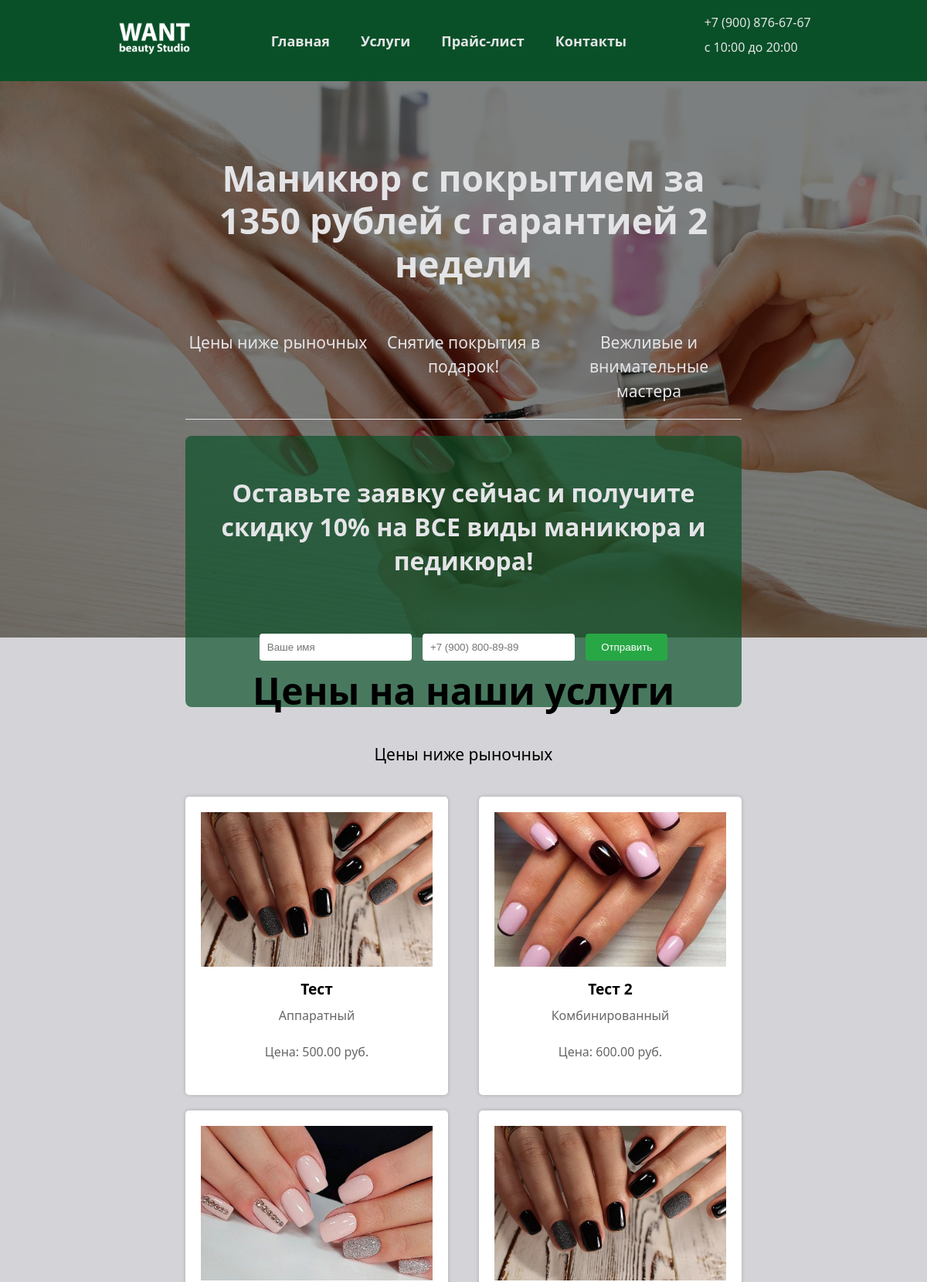
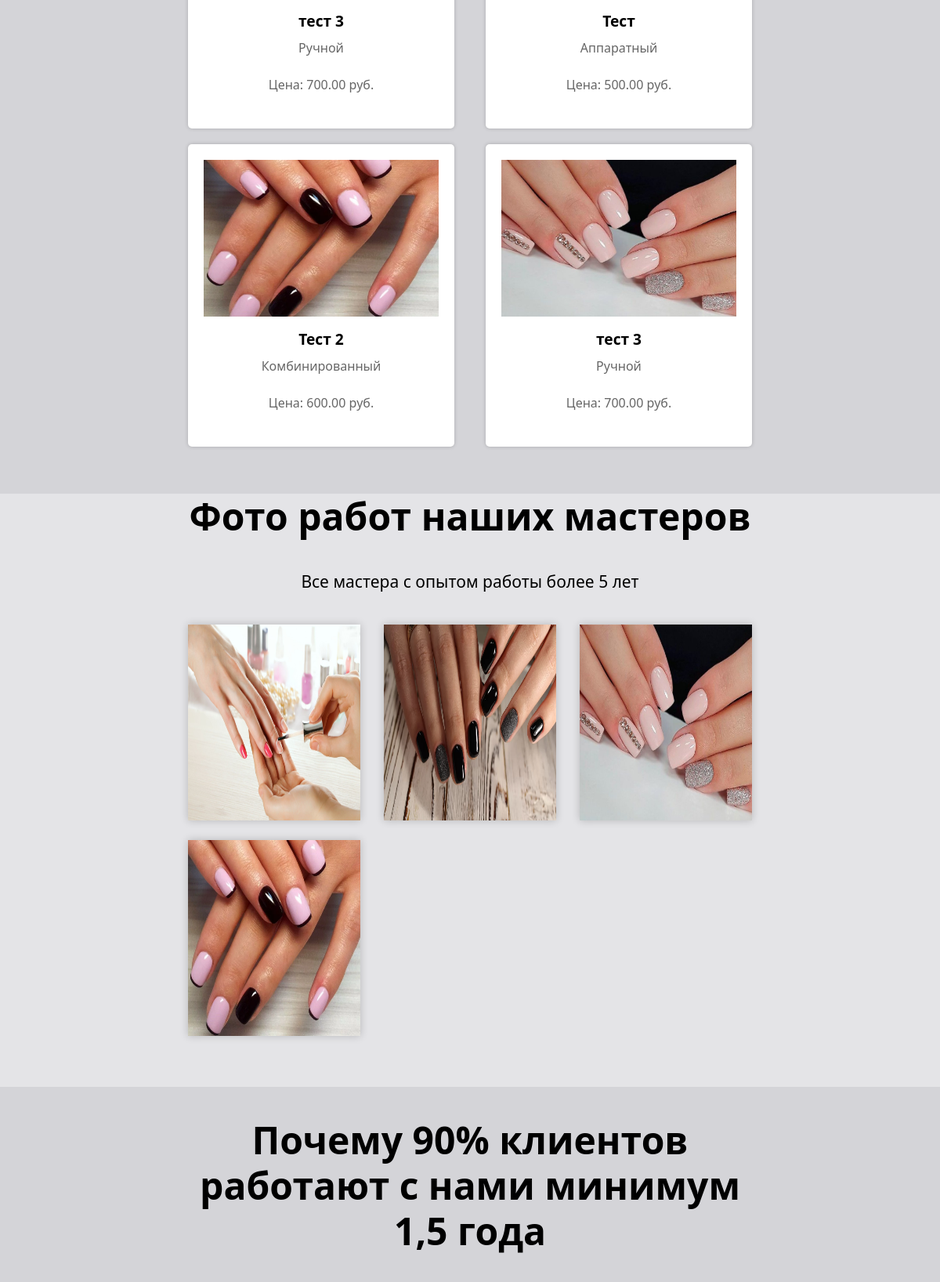
The page / (upper part) on the database its author committed (2 pictures, top to bottom).
### tables this page shows
CREATE TABLE `Services` (
  `id` int NOT NULL,
  `name` varchar(255) DEFAULT NULL,
  `type` enum('Ручной','Аппаратный','Ручной/Аппаратный','Комбинированный') DEFAULT NULL,
  `image_path` varchar(255) DEFAULT NULL,
  `price` decimal(10,2) DEFAULT NULL
);

CREATE TABLE `Works` (
  `id` int NOT NULL,
  `image_path` varchar(255) DEFAULT NULL
);

### index.php (the view, shortened to what this page needs)
<!DOCTYPE html>
<html lang="en">
<head>
    <link rel="stylesheet" href="css/index.css">
</head>
<body>
    <header>
        <div class="menu">
            <div class="logo">
                <img src="img/logo.png">
            </div>
            <div class="navigate">
                <ul>
                    <li><a href="index.php">Главная</a></li>
                    <li><a href="index.php#service">Услуги</a></li>
                    <li><a href="index.php#works">Прайс-лист</a></li>
                    <li><a href="kontakt.php">Контакты</a></li>
                </ul>
            </div>
            <div class="nomer">
                <a href="tel:89008766767">+7 (900) 876-67-67</a>
                <p>с 10:00 до 20:00</p>
            </div>
        </div>
    </header>
    <section class="zapis">
        <div class="zapis-flex">
            <div class="zapis-zaglav">
                <h2>Маникюр с покрытием за 1350 рублей с гарантией 2 недели</h2>
            </div>
            <div class="zapis-info">
                <p>Цены ниже рыночных</p>
                <p>Снятие покрытия в подарок!</p>
                <p>Вежливые и внимательные мастера</p>
            </div>
            <div class="zapis-forma">
                <h3>Оставьте заявку сейчас и получите скидку 10% на ВСЕ виды маникюра и педикюра!</h3>
                            <form id="appointmentForm">
                    <input type="text" id="nameInput" placeholder="Ваше имя" required>
                    <input type="tel" id="phoneInput" placeholder="+7 (900) 800-89-89" required>
                    <button type="submit">Отправить</button>
                </form>
            </div>
        </div>
    </section>
    <section id="service" class="price">
        <h1>Цены на наши услуги</h1>
        <p>Цены ниже рыночных</p>
        <?php
    $servername = "127.0.0.1";
    $username = "root";
    $password = "root";
    $dbname = "zarap";
    $port = 3306;
    $conn = new mysqli($servername, $username, $password, $dbname, $port);
    $result = $conn->query("SELECT * FROM Services");
    if ($result->num_rows > 0) {
        echo '<div class="service-cards">';
        while ($row = $result->fetch_assoc()) {
            echo '<div class="service-card">';
            echo '<img src="' . $row["image_path"] . '" alt="' . $row["name"] . '">';
            echo '<h2>' . $row["name"] . '</h2>';
            echo '<p>' . $row["type"] . '</p>';
            echo '<p>Цена: ' . $row["price"] . ' руб.</p>';
            echo '</div>';
        }
        echo '</div>';
    } else {
        echo "Услуг пока нет.";
    }
    ?>
    </section>
    <section id="works" class="works">
        <div class="works-master">
            <h1>Фото работ наших мастеров</h1>
            <p>Все мастера с опытом работы более 5 лет</p>
            <div class="work-images">
                <?php
                $servername = "127.0.0.1";
                $username = "root";
                $password = "root";
                $dbname = "zarap";
                $port = 3306;
                $conn = new mysqli($servername, $username, $password, $dbname, $port);
                $result = $conn->query("SELECT * FROM Works");
                if ($result->num_rows > 0) {
                    while ($row = $result->fetch_assoc()) {
                        echo '<div class="work-image">
                                <img src="' . $row["image_path"] . '" alt="Работа мастера">
                              </div>';
                    }
                } else {
                    echo "Фотографий нет";
                }
                ?>
            </div>
        </div>
    </section>
    <section class="about-min">
        <div class="about">
            <h1>Почему 90% клиентов работают с нами минимум 1,5 года</h1>
        </div>
    </section>
</body>
</html>

### css/index.css (style rules this page uses)
body { margin: 0; padding: 0; font-family: 'Segoe UI', Tahoma, Geneva, Verdana, sans-serif; background-color: #d4d4d8; }
header { background-color: #095028; }
.logo img { width: 100px; height: auto; }
.menu { display: flex; justify-content: space-around; align-items: center; width: 80%; margin: 0 auto; }
.navigate ul { display: flex; }
.navigate ul>li { margin-right: 40px; list-style: none; }
.navigate ul>li>a { text-decoration: none; color: #e4e4e7; font-size: 18px; font-weight: 600; }
.nomer { color: #e4e4e7; line-height: 1; }
.nomer a { color: #e4e4e7; text-decoration: none; }
.zapis { background-image: linear-gradient(rgba(0, 0, 0, 0.500), rgba(0, 0, 0, 0.500)),url(../img/img1.jpg); background-size: cover; width: 100%; height: 90vh; }
.zapis-flex { width: 60%; margin: 0 auto; display: flex; flex-direction: column; padding-top: 5%; }
.zapis-zaglav h2 { text-align: center; color: #e4e4e7; font-size: 46px; line-height: 1.2; font-weight: 700; }
.zapis-info { color: #e4e4e7; display: flex; justify-content: space-between; font-size: 21px; line-height: 1.5; font-weight: 400; }
.zapis-info p { padding-bottom: 20px; border-bottom: 1px solid #e4e4e7; width: 300px; text-align: center; }
.zapis-forma h3 { font-size: 32px; line-height: 1.37; font-weight: 700; text-align: center; color: #e4e4e7; padding-bottom: 40px; }
.price { width: 60%; margin: 0 auto; text-align: center; }
.price h1 { font-size: 48px; line-height: 1.2; font-weight: 700; }
.price p { padding-bottom: 20px; font-size: 21px; }
.works { background-color: #e4e4e7; padding-bottom: 60px; }
.works-master { width: 60%; margin: 0 auto; text-align: center; }
.works-master h1 { font-size: 48px; line-height: 1.2; font-weight: 700; }
.works-master p { padding-bottom: 20px; font-size: 21px; }
.about { width: 60%; margin: 0 auto; text-align: center; }
.about h1 { font-size: 48px; line-height: 1.2; font-weight: 700; }
.zapis-forma { background-color: #095028af; padding: 20px; border-radius: 8px; text-align: center; color: white; }
#appointmentForm { margin-top: 20px; padding-bottom: 40px; }
#phoneInput { padding: 10px; border: none; border-radius: 4px; margin-right: 10px; }
#nameInput { padding: 10px; border: none; border-radius: 4px; margin-right: 10px; }
button { padding: 10px 20px; border: none; border-radius: 4px; background-color: #28a745; color: white; cursor: pointer; transition: background-color 0.3s ease; }
.work-images { display: flex; flex-wrap: wrap; justify-content: space-between; gap: 20px; }
.work-image { flex: 0 0 calc(33.33% - 20px); position: relative; }
.work-image img { width: 100%; height: 250px; box-shadow: 0 0 10px rgba(0, 0, 0, 0.2); }
.service-cards { display: flex; flex-wrap: wrap; justify-content: space-between; }
.service-card { flex: 0 1 calc(30% - 20px); margin-bottom: 20px; background-color: #fff; box-shadow: 0 0 5px rgba(0, 0, 0, 0.2); padding: 20px; text-align: center; border-radius: 5px; transition: transform 0.2s ease-in-out; }
.service-card img { width: 300px; height: 200px; object-fit: cover; }
.service-card h2 { font-size: 1.2rem; margin: 10px 0; }
.service-card p { font-size: 1rem; color: #666; margin: 5px 0; }

### rows shown on the page
services: image_path (picture), name "Тест", type "Аппаратный", price "500.00"
services: image_path (picture), name "Тест 2", type "Комбинированный", price "600.00"
services: image_path (picture), name "тест 3", type "Ручной", price "700.00"
services: image_path (picture), name "Тест", type "Аппаратный", price "500.00"
services: image_path (picture), name "Тест 2", type "Комбинированный", price "600.00"
services: image_path (picture), name "тест 3", type "Ручной", price "700.00"
works: image_path (picture)
works: image_path (picture)
works: image_path (picture)
works: image_path (picture)
